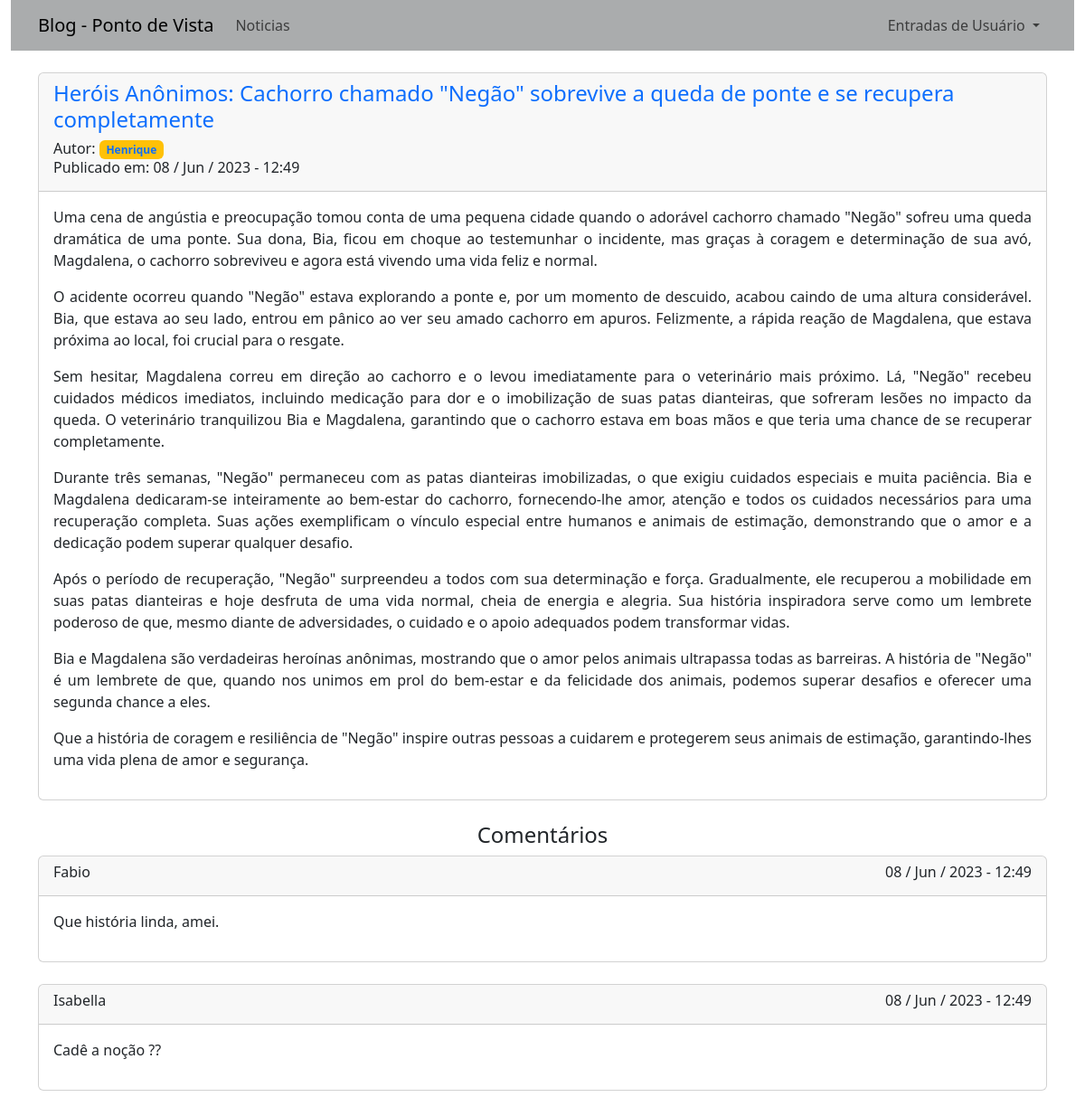
Page /noticias/8 on the committed database.
### app_noticias/models.py (models this page shows, shortened)
class Noticia(models.Model):
    titulo = models.CharField(max_length=100)
    sub_titulo = models.CharField(max_length=150)
    data_publicacao = models.DateTimeField(auto_now_add=True)
    autor = models.ForeignKey(User, on_delete=models.CASCADE)
    texto = models.TextField()

class Comentario(models.Model):
    texto_comentario = models.TextField()
    titulo_comentario = models.ForeignKey(Noticia, on_delete=models.CASCADE)
    autor_comentario = models.ForeignKey(User, on_delete=models.CASCADE)
    data_comentario = models.DateTimeField(auto_now_add=True)

### app_noticias/views.py (the view)
# urls.py: path('noticias/<int:id>', views.noticia, name='noticia'),
def noticia(request, id):
    template = 'noticias/noticia.html'
    noticia = Noticia.objects.get(id=id)
    comentarios = Comentario.objects.filter(titulo_comentario=id).order_by('-data_comentario')
    context = {
        'noticia': noticia,
        'comentarios': comentarios
        }
    return render(request, template , context)

### app_noticias/templates/noticias/noticia.html
{% extends "noticias/base.html" %}
{% block content %}
    <div class="card">
        <div class="card-header">
            <div class="row">
                <div class="row">
                    <h4 class="text-primary">{{ noticia.titulo}}</h4>
                </div>
                <div class="row" >
                    <h6>
                        Autor: <span class="badge bg-warning"><a href="#" style="text-decoration: none;">{{ noticia.autor}}</a></span>
                        <br>
                        Publicado em: {{ noticia.data_publicacao|date:'d / M / Y - H:i' }}
                    </h6>
                </div>
            </div>
        </div>
        <div class="card-body" style="text-align: justify;">
                {{ noticia.texto|linebreaks }}
        </div>
    </div>
    <br>
    <h4 style="text-align: center;"> Comentários </h4>
    {% for comentario in comentarios %}
        <div class="card">
            <div class="card-header">
                <div class='row'>
                    <div class="col" >
                        <h6> {{ comentario.autor_comentario}}</h6>
                    </div>
                    <div class="col" style="text-align: right;">
                        <h6> {{ comentario.data_comentario|date:'d / M / Y - H:i' }} </h6>
                    </div>
                </div>
            </div>
            <div class="card-body" style="text-align: justify;">
                <span>{{ comentario.texto_comentario|linebreaks}}</span>
            </div>
        </div>
        <br>
    {% empty %}
        <h5>Ainda não há comentários cadastrados.</h5>
    {% endfor %}
{% endblock %}

### rows in the picture
Noticia: titulo "Heróis Anônimos: Cachorro chamado \"Negão\" sobrevive a queda de ponte e se recupera completamente", autor "Henrique", data_publicacao "08 / Jun / 2023 - 12:49", texto "Uma cena de angústia e preocupação tomou conta de uma pequena cidade quando o adorável cachorro chamado \"Negão\" sofreu uma queda dramática de uma ponte. Sua dona, Bia, ficou em choque ao testemunhar o incidente, mas graças à coragem e determinação de sua avó, Magdalena, o cachorro sobreviveu e agora está vivendo uma vida feliz e normal. O acidente ocorreu quando \"Negão\" estava explorando a ponte e, por um momento de descuido, acabou caindo de uma altura considerável. Bia, que estava ao seu lado, entrou em pânico ao ver seu amado cachorro em apuros. Felizmente, a rápida reação de Magdalena, que estava próxima ao local, foi crucial para o resgate. Sem hesitar, Magdalena correu em direção ao…"
Comentario: autor_comentario "Fabio", data_comentario "08 / Jun / 2023 - 12:49", texto_comentario "Que história linda, amei."
Comentario: autor_comentario "Isabella", data_comentario "08 / Jun / 2023 - 12:49", texto_comentario "Cadê a noção ??"
